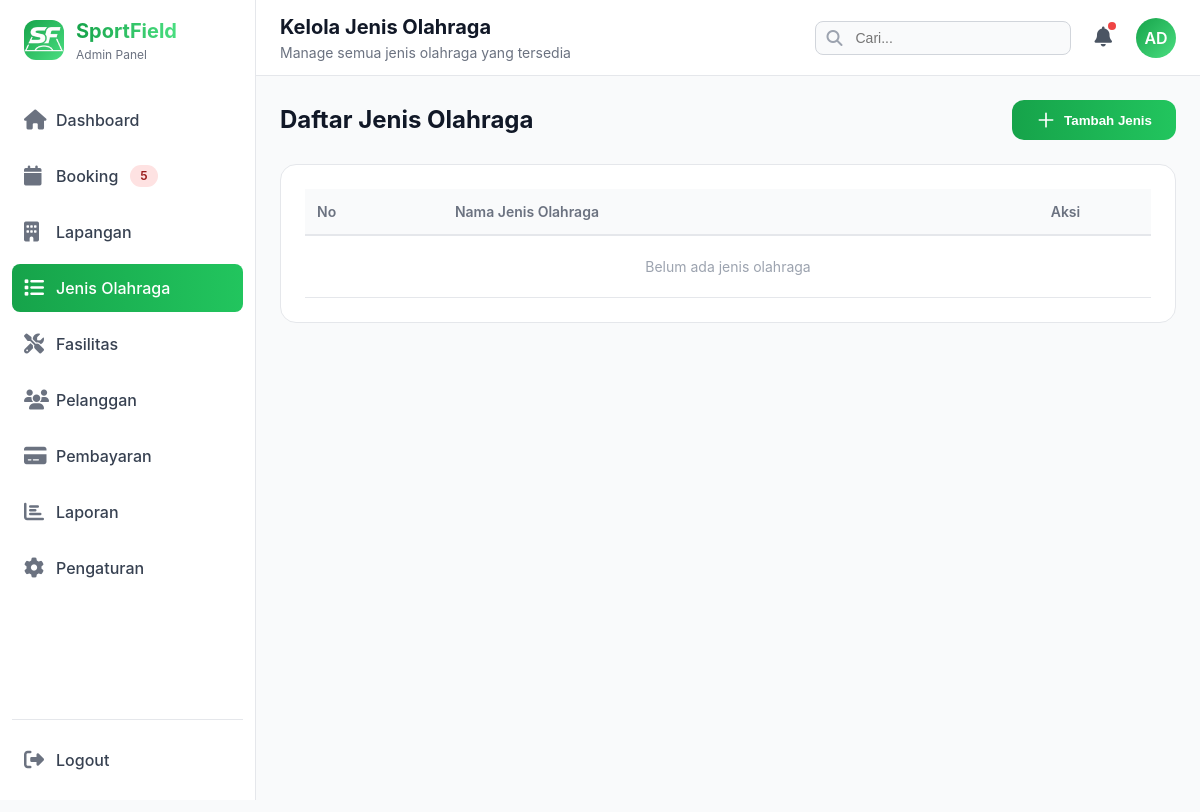
/page/admin/kelola-jenis.php (signed in), run on an earlier commit of the app's database.
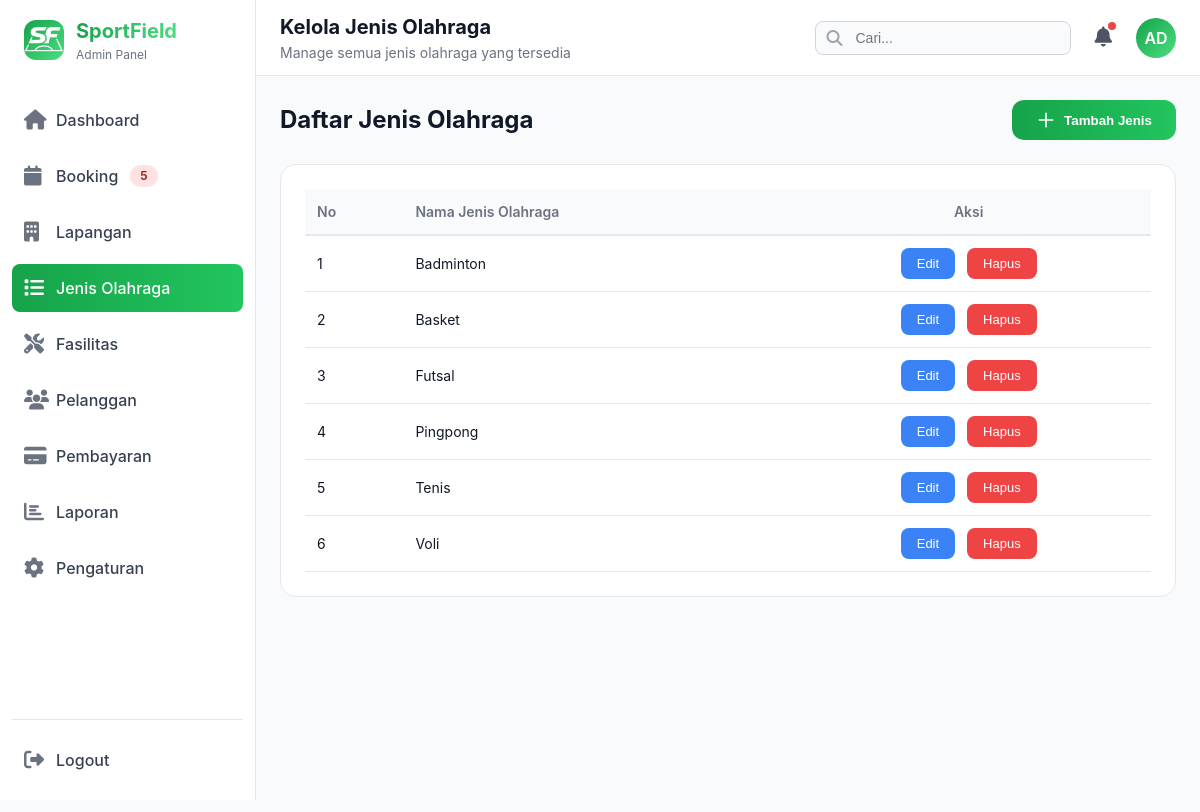
And on a later commit of the database.
### tables this page shows
CREATE TABLE `jenis_olahraga` (
  `id` int(11) NOT NULL,
  `nama` varchar(50) NOT NULL
);

### page/admin/kelola-jenis.php (the view, shortened to what this page needs)
<?php
require_once '../../config/db.php';
$jenis_list = [];
try {
    $stmt = $pdo->query("SELECT * FROM jenis_olahraga ORDER BY nama ASC");
    $jenis_list = $stmt->fetchAll(PDO::FETCH_ASSOC);
} catch (Exception $e) {
    error_log("Error loading jenis: " . $e->getMessage());
}
?>
<div class="section-header">
    <h3>Daftar Jenis Olahraga</h3>
    <button onclick="openAddModal()" class="btn-primary">
        <svg class="icon" fill="none" stroke="currentColor" viewBox="0 0 24 24">
            <path stroke-linecap="round" stroke-linejoin="round" stroke-width="2" d="M12 4v16m8-8H4"></path>
        </svg>
        <span>Tambah Jenis</span>
    </button>
</div>
<div style="background: white; border: 1px solid #e5e7eb; border-radius: 16px; padding: 24px;">
    <table style="width: 100%; border-collapse: collapse;">
        <thead>
            <tr style="border-bottom: 2px solid #e5e7eb;">
                <th style="text-align: left; padding: 12px; color: #6b7280; font-weight: 600; font-size: 14px;">No</th>
                <th style="text-align: left; padding: 12px; color: #6b7280; font-weight: 600; font-size: 14px;">Nama Jenis Olahraga</th>
                <th style="text-align: center; padding: 12px; color: #6b7280; font-weight: 600; font-size: 14px;">Aksi</th>
            </tr>
        </thead>
        <tbody>
            <?php if (empty($jenis_list)): ?>
            <tr>
                <td colspan="3" style="text-align: center; padding: 20px; color: #9ca3af;">
                    Belum ada jenis olahraga
                </td>
            </tr>
            <?php else: ?>
                <?php foreach ($jenis_list as $index => $jenis): ?>
                <tr style="border-bottom: 1px solid #e5e7eb;">
                    <td style="padding: 12px;"><?php echo $index + 1; ?></td>
                    <td style="padding: 12px;"><?php echo htmlspecialchars($jenis['nama']); ?></td>
                    <td style="padding: 12px; text-align: center;">
                        <button onclick="openEditModal(<?php echo $jenis['id']; ?>, '<?php echo htmlspecialchars($jenis['nama']); ?>')"
                                style="background: #3b82f6; color: white; border: none; padding: 8px 16px; border-radius: 8px; cursor: pointer; margin-right: 8px; font-weight: 500; font-size: 13px; transition: all 0.3s ease;">
                            Edit
                        </button>
                        <button onclick="openDeleteModal(<?php echo $jenis['id']; ?>, '<?php echo htmlspecialchars($jenis['nama']); ?>')"
                                style="background: #ef4444; color: white; border: none; padding: 8px 16px; border-radius: 8px; cursor: pointer; font-weight: 500; font-size: 13px; transition: all 0.3s ease;">
                            Hapus
                        </button>
                    </td>
                </tr>
                <?php endforeach; ?>
            <?php endif; ?>
        </tbody>
    </table>
</div>
<?php
include '../includes/admin-layout.php';
?>

What changed in the data, as far as the page shows it:
added jenis_olahraga: nama "Badminton"
added jenis_olahraga: nama "Basket"
added jenis_olahraga: nama "Futsal"
added jenis_olahraga: nama "Pingpong"
added jenis_olahraga: nama "Tenis"
added jenis_olahraga: nama "Voli"
Also different on the page:
text no longer shown: "Belum ada jenis olahraga"
